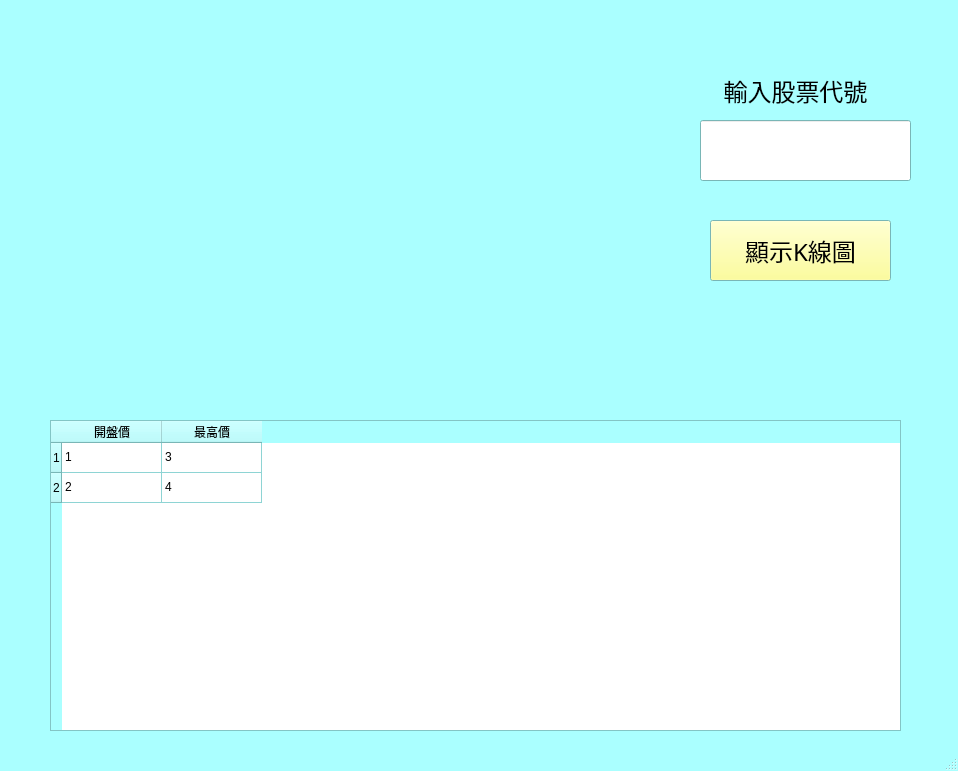
<?xml version="1.0" encoding="UTF-8"?>
<ui version="4.0">
 <class>MainWindow</class>
 <widget class="QMainWindow" name="MainWindow">
  <property name="geometry">
   <rect>
    <x>0</x>
    <y>0</y>
    <width>958</width>
    <height>771</height>
   </rect>
  </property>
  <property name="palette">
   <palette>
    <active>
     <colorrole role="WindowText">
      <brush brushstyle="SolidPattern">
       <color alpha="255">
        <red>0</red>
        <green>0</green>
        <blue>0</blue>
       </color>
      </brush>
     </colorrole>
     <colorrole role="Button">
      <brush brushstyle="SolidPattern">
       <color alpha="255">
        <red>170</red>
        <green>255</green>
        <blue>255</blue>
       </color>
      </brush>
     </colorrole>
     <colorrole role="Light">
      <brush brushstyle="SolidPattern">
       <color alpha="255">
        <red>255</red>
        <green>255</green>
        <blue>255</blue>
       </color>
      </brush>
     </colorrole>
     <colorrole role="Midlight">
      <brush brushstyle="SolidPattern">
       <color alpha="255">
        <red>212</red>
        <green>255</green>
        <blue>255</blue>
       </color>
      </brush>
     </colorrole>
     <colorrole role="Dark">
      <brush brushstyle="SolidPattern">
       <color alpha="255">
        <red>85</red>
        <green>127</green>
        <blue>127</blue>
       </color>
      </brush>
     </colorrole>
     <colorrole role="Mid">
      <brush brushstyle="SolidPattern">
       <color alpha="255">
        <red>113</red>
        <green>170</green>
        <blue>170</blue>
       </color>
      </brush>
     </colorrole>
     <colorrole role="Text">
      <brush brushstyle="SolidPattern">
       <color alpha="255">
        <red>0</red>
        <green>0</green>
        <blue>0</blue>
       </color>
      </brush>
     </colorrole>
     <colorrole role="BrightText">
      <brush brushstyle="SolidPattern">
       <color alpha="255">
        <red>255</red>
        <green>255</green>
        <blue>255</blue>
       </color>
      </brush>
     </colorrole>
     <colorrole role="ButtonText">
      <brush brushstyle="SolidPattern">
       <color alpha="255">
        <red>0</red>
        <green>0</green>
        <blue>0</blue>
       </color>
      </brush>
     </colorrole>
     <colorrole role="Base">
      <brush brushstyle="SolidPattern">
       <color alpha="255">
        <red>255</red>
        <green>255</green>
        <blue>255</blue>
       </color>
      </brush>
     </colorrole>
     <colorrole role="Window">
      <brush brushstyle="SolidPattern">
       <color alpha="255">
        <red>170</red>
        <green>255</green>
        <blue>255</blue>
       </color>
      </brush>
     </colorrole>
     <colorrole role="Shadow">
      <brush brushstyle="SolidPattern">
       <color alpha="255">
        <red>0</red>
        <green>0</green>
        <blue>0</blue>
       </color>
      </brush>
     </colorrole>
     <colorrole role="AlternateBase">
      <brush brushstyle="SolidPattern">
       <color alpha="255">
        <red>212</red>
        <green>255</green>
        <blue>255</blue>
       </color>
      </brush>
     </colorrole>
     <colorrole role="ToolTipBase">
      <brush brushstyle="SolidPattern">
       <color alpha="255">
        <red>255</red>
        <green>255</green>
        <blue>220</blue>
       </color>
      </brush>
     </colorrole>
     <colorrole role="ToolTipText">
      <brush brushstyle="SolidPattern">
       <color alpha="255">
        <red>0</red>
        <green>0</green>
        <blue>0</blue>
       </color>
      </brush>
     </colorrole>
     <colorrole role="PlaceholderText">
      <brush brushstyle="SolidPattern">
       <color alpha="128">
        <red>0</red>
        <green>0</green>
        <blue>0</blue>
       </color>
      </brush>
     </colorrole>
    </active>
    <inactive>
     <colorrole role="WindowText">
      <brush brushstyle="SolidPattern">
       <color alpha="255">
        <red>0</red>
        <green>0</green>
        <blue>0</blue>
       </color>
      </brush>
     </colorrole>
     <colorrole role="Button">
      <brush brushstyle="SolidPattern">
       <color alpha="255">
        <red>170</red>
        <green>255</green>
        <blue>255</blue>
       </color>
      </brush>
     </colorrole>
     <colorrole role="Light">
      <brush brushstyle="SolidPattern">
       <color alpha="255">
        <red>255</red>
        <green>255</green>
        <blue>255</blue>
       </color>
      </brush>
     </colorrole>
     <colorrole role="Midlight">
      <brush brushstyle="SolidPattern">
       <color alpha="255">
        <red>212</red>
        <green>255</green>
        <blue>255</blue>
       </color>
      </brush>
     </colorrole>
     <colorrole role="Dark">
      <brush brushstyle="SolidPattern">
       <color alpha="255">
        <red>85</red>
        <green>127</green>
        <blue>127</blue>
       </color>
      </brush>
     </colorrole>
     <colorrole role="Mid">
      <brush brushstyle="SolidPattern">
       <color alpha="255">
        <red>113</red>
        <green>170</green>
        <blue>170</blue>
       </color>
      </brush>
     </colorrole>
     <colorrole role="Text">
      <brush brushstyle="SolidPattern">
       <color alpha="255">
        <red>0</red>
        <green>0</green>
        <blue>0</blue>
       </color>
      </brush>
     </colorrole>
     <colorrole role="BrightText">
      <brush brushstyle="SolidPattern">
       <color alpha="255">
        <red>255</red>
        <green>255</green>
        <blue>255</blue>
       </color>
      </brush>
     </colorrole>
     <colorrole role="ButtonText">
      <brush brushstyle="SolidPattern">
       <color alpha="255">
        <red>0</red>
        <green>0</green>
        <blue>0</blue>
       </color>
      </brush>
     </colorrole>
     <colorrole role="Base">
      <brush brushstyle="SolidPattern">
       <color alpha="255">
        <red>255</red>
        <green>255</green>
        <blue>255</blue>
       </color>
      </brush>
     </colorrole>
     <colorrole role="Window">
      <brush brushstyle="SolidPattern">
       <color alpha="255">
        <red>170</red>
        <green>255</green>
        <blue>255</blue>
       </color>
      </brush>
     </colorrole>
     <colorrole role="Shadow">
      <brush brushstyle="SolidPattern">
       <color alpha="255">
        <red>0</red>
        <green>0</green>
        <blue>0</blue>
       </color>
      </brush>
     </colorrole>
     <colorrole role="AlternateBase">
      <brush brushstyle="SolidPattern">
       <color alpha="255">
        <red>212</red>
        <green>255</green>
        <blue>255</blue>
       </color>
      </brush>
     </colorrole>
     <colorrole role="ToolTipBase">
      <brush brushstyle="SolidPattern">
       <color alpha="255">
        <red>255</red>
        <green>255</green>
        <blue>220</blue>
       </color>
      </brush>
     </colorrole>
     <colorrole role="ToolTipText">
      <brush brushstyle="SolidPattern">
       <color alpha="255">
        <red>0</red>
        <green>0</green>
        <blue>0</blue>
       </color>
      </brush>
     </colorrole>
     <colorrole role="PlaceholderText">
      <brush brushstyle="SolidPattern">
       <color alpha="128">
        <red>0</red>
        <green>0</green>
        <blue>0</blue>
       </color>
      </brush>
     </colorrole>
    </inactive>
    <disabled>
     <colorrole role="WindowText">
      <brush brushstyle="SolidPattern">
       <color alpha="255">
        <red>85</red>
        <green>127</green>
        <blue>127</blue>
       </color>
      </brush>
     </colorrole>
     <colorrole role="Button">
      <brush brushstyle="SolidPattern">
       <color alpha="255">
        <red>170</red>
        <green>255</green>
        <blue>255</blue>
       </color>
      </brush>
     </colorrole>
     <colorrole role="Light">
      <brush brushstyle="SolidPattern">
       <color alpha="255">
        <red>255</red>
        <green>255</green>
        <blue>255</blue>
       </color>
      </brush>
     </colorrole>
     <colorrole role="Midlight">
      <brush brushstyle="SolidPattern">
       <color alpha="255">
        <red>212</red>
        <green>255</green>
        <blue>255</blue>
       </color>
      </brush>
     </colorrole>
     <colorrole role="Dark">
      <brush brushstyle="SolidPattern">
       <color alpha="255">
        <red>85</red>
        <green>127</green>
        <blue>127</blue>
       </color>
      </brush>
     </colorrole>
     <colorrole role="Mid">
      <brush brushstyle="SolidPattern">
       <color alpha="255">
        <red>113</red>
        <green>170</green>
        <blue>170</blue>
       </color>
      </brush>
     </colorrole>
     <colorrole role="Text">
      <brush brushstyle="SolidPattern">
       <color alpha="255">
        <red>85</red>
        <green>127</green>
        <blue>127</blue>
       </color>
      </brush>
     </colorrole>
     <colorrole role="BrightText">
      <brush brushstyle="SolidPattern">
       <color alpha="255">
        <red>255</red>
        <green>255</green>
        <blue>255</blue>
       </color>
      </brush>
     </colorrole>
     <colorrole role="ButtonText">
      <brush brushstyle="SolidPattern">
       <color alpha="255">
        <red>85</red>
        <green>127</green>
        <blue>127</blue>
       </color>
      </brush>
     </colorrole>
     <colorrole role="Base">
      <brush brushstyle="SolidPattern">
       <color alpha="255">
        <red>170</red>
        <green>255</green>
        <blue>255</blue>
       </color>
      </brush>
     </colorrole>
     <colorrole role="Window">
      <brush brushstyle="SolidPattern">
       <color alpha="255">
        <red>170</red>
        <green>255</green>
        <blue>255</blue>
       </color>
      </brush>
     </colorrole>
     <colorrole role="Shadow">
      <brush brushstyle="SolidPattern">
       <color alpha="255">
        <red>0</red>
        <green>0</green>
        <blue>0</blue>
       </color>
      </brush>
     </colorrole>
     <colorrole role="AlternateBase">
      <brush brushstyle="SolidPattern">
       <color alpha="255">
        <red>170</red>
        <green>255</green>
        <blue>255</blue>
       </color>
      </brush>
     </colorrole>
     <colorrole role="ToolTipBase">
      <brush brushstyle="SolidPattern">
       <color alpha="255">
        <red>255</red>
        <green>255</green>
        <blue>220</blue>
       </color>
      </brush>
     </colorrole>
     <colorrole role="ToolTipText">
      <brush brushstyle="SolidPattern">
       <color alpha="255">
        <red>0</red>
        <green>0</green>
        <blue>0</blue>
       </color>
      </brush>
     </colorrole>
     <colorrole role="PlaceholderText">
      <brush brushstyle="SolidPattern">
       <color alpha="128">
        <red>0</red>
        <green>0</green>
        <blue>0</blue>
       </color>
      </brush>
     </colorrole>
    </disabled>
   </palette>
  </property>
  <property name="windowTitle">
   <string>MainWindow</string>
  </property>
  <widget class="QWidget" name="centralwidget">
   <widget class="QLabel" name="label">
    <property name="geometry">
     <rect>
      <x>50</x>
      <y>40</y>
      <width>601</width>
      <height>351</height>
     </rect>
    </property>
    <property name="text">
     <string/>
    </property>
    <property name="textFormat">
     <enum>Qt::MarkdownText</enum>
    </property>
    <property name="pixmap">
     <pixmap>起始圖.png</pixmap>
    </property>
    <property name="scaledContents">
     <bool>true</bool>
    </property>
   </widget>
   <widget class="QLabel" name="label_2">
    <property name="geometry">
     <rect>
      <x>660</x>
      <y>50</y>
      <width>271</width>
      <height>81</height>
     </rect>
    </property>
    <property name="font">
     <font>
      <family>微軟正黑體</family>
      <pointsize>18</pointsize>
     </font>
    </property>
    <property name="text">
     <string>輸入股票代號</string>
    </property>
    <property name="alignment">
     <set>Qt::AlignCenter</set>
    </property>
   </widget>
   <widget class="QLineEdit" name="lineEdit">
    <property name="geometry">
     <rect>
      <x>700</x>
      <y>120</y>
      <width>211</width>
      <height>61</height>
     </rect>
    </property>
    <property name="font">
     <font>
      <family>微軟正黑體</family>
      <pointsize>18</pointsize>
     </font>
    </property>
   </widget>
   <widget class="QPushButton" name="pushButton">
    <property name="geometry">
     <rect>
      <x>710</x>
      <y>220</y>
      <width>181</width>
      <height>61</height>
     </rect>
    </property>
    <property name="palette">
     <palette>
      <active>
       <colorrole role="Button">
        <brush brushstyle="SolidPattern">
         <color alpha="255">
          <red>255</red>
          <green>255</green>
          <blue>127</blue>
         </color>
        </brush>
       </colorrole>
      </active>
      <inactive>
       <colorrole role="Button">
        <brush brushstyle="SolidPattern">
         <color alpha="255">
          <red>255</red>
          <green>255</green>
          <blue>127</blue>
         </color>
        </brush>
       </colorrole>
      </inactive>
      <disabled>
       <colorrole role="Button">
        <brush brushstyle="SolidPattern">
         <color alpha="255">
          <red>255</red>
          <green>255</green>
          <blue>127</blue>
         </color>
        </brush>
       </colorrole>
      </disabled>
     </palette>
    </property>
    <property name="font">
     <font>
      <family>微軟正黑體</family>
      <pointsize>18</pointsize>
     </font>
    </property>
    <property name="text">
     <string>顯示K線圖</string>
    </property>
   </widget>
   <widget class="QTableWidget" name="tableWidget">
    <property name="geometry">
     <rect>
      <x>50</x>
      <y>420</y>
      <width>851</width>
      <height>311</height>
     </rect>
    </property>
    <row>
     <property name="text">
      <string>1</string>
     </property>
    </row>
    <row>
     <property name="text">
      <string>2</string>
     </property>
    </row>
    <column>
     <property name="text">
      <string>開盤價</string>
     </property>
    </column>
    <column>
     <property name="text">
      <string>最高價</string>
     </property>
    </column>
    <item row="0" column="0">
     <property name="text">
      <string>1</string>
     </property>
    </item>
    <item row="0" column="1">
     <property name="text">
      <string>3</string>
     </property>
    </item>
    <item row="1" column="0">
     <property name="text">
      <string>2</string>
     </property>
    </item>
    <item row="1" column="1">
     <property name="text">
      <string>4</string>
     </property>
    </item>
   </widget>
  </widget>
  <widget class="QStatusBar" name="statusbar"/>
 </widget>
 <resources/>
 <connections/>
</ui>
